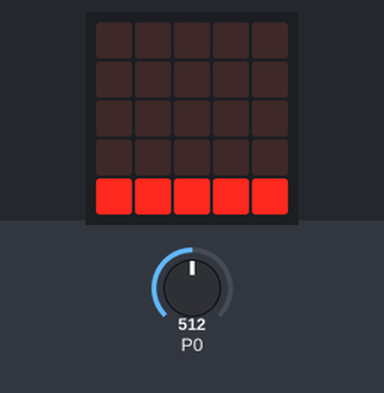
Bench run of a program on a simulated BBC micro:bit running MicroPython. Parts: the board's 5×5 LED display. Inputs (shaded band) come from the test bench; at power-on: P0 = 512 (analog values on the 0–1023 scale).

Above: at 0.4 s.
1.3 s: P0 set to 716
At 1.8 s:
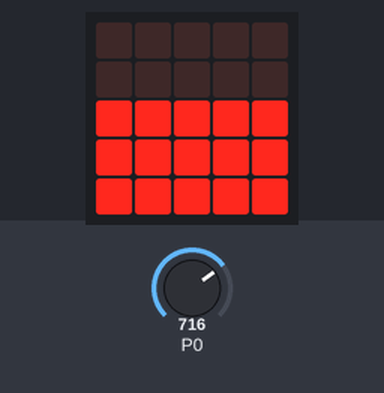
4.3 s: P0 set to 900
At 4.9 s:
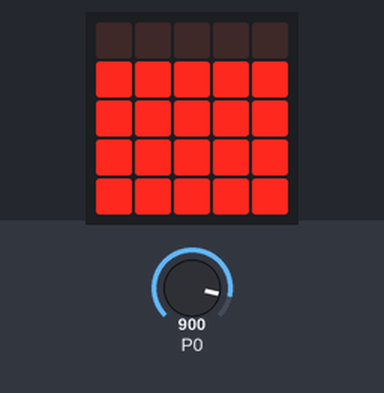
7.3 s: P0 set to 1023
At 8.0 s:
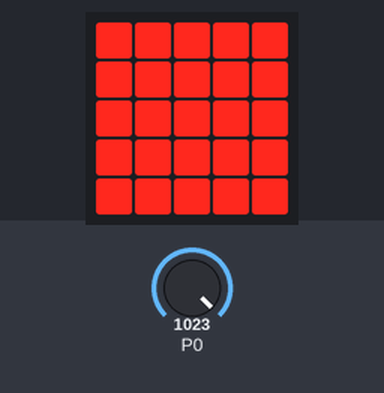
Timing chart, 0 to 10.3 s (numbered marks = the images above; inputs shaded):
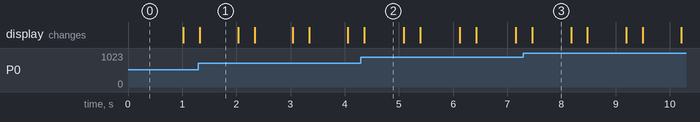

Measured:
- after the input at 1.3 s, the display: changes at once (image 1)
- after the input at 4.3 s, the display: changes after 0.06 s (image 2)
- after the input at 7.3 s, the display: changes after 0.16 s (image 3)
- what the display in image 1 shows lasts 0.7 s, from 1.3 s to 2.0 s

The program:

p3_gritometro.py
```python
# P3 Gritometro
from microbit import *

def graficobarras(a):
    display.clear()
    for y in range(0, 5):
        if a > y:
            for x in range(0, 5):
                display.set_pixel(x, 4-y, 9)

while True:
    nivel_sonido = (pin0.read_analog() - 511) / 100
    graficobarras(nivel_sonido)
```
